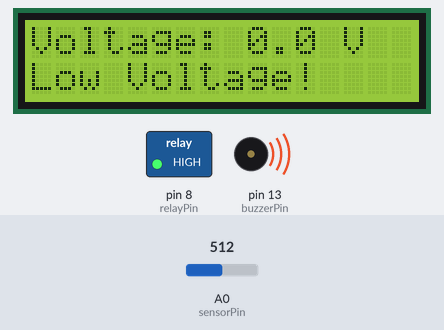
A sketch run on a simulated Arduino Uno, built with avr-gcc and run on an emulated ATmega328P. On the bench: 16×2 character LCD, switched loads named in the sketch (green lamp = pin HIGH), buzzer (waves = sounding, pin HIGH). The test bench sets the inputs (shaded band); at power-on: A0 (sensorPin) = 512. What the sketch prints to the serial monitor is not drawn.

Above: at 3.2 s.
3.3 s: A0 (sensorPin) set to 298
At 5.8 s:
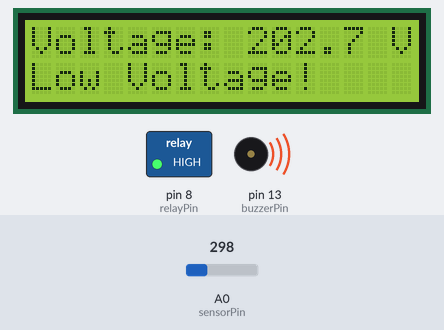
6.1 s: A0 (sensorPin) set to 283
At 8.2 s:
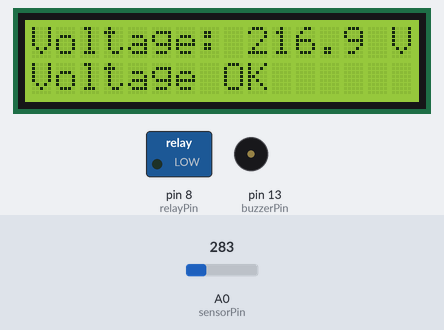
8.5 s: A0 (sensorPin) set to 220
At 10.4 s:
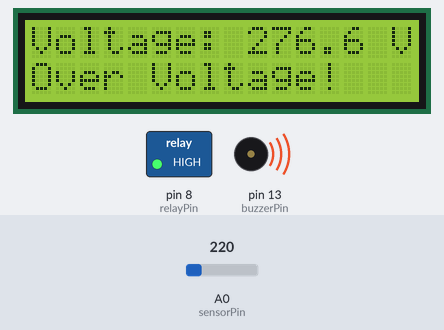
Timing chart, 0 to 11.9 s (numbered marks = the images above; inputs shaded):
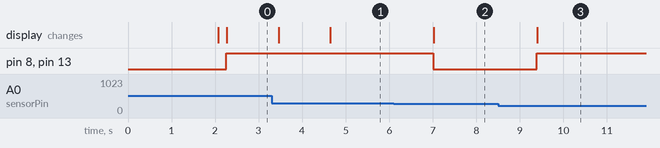

The sketch:

ZMPT101B_AVRStablizer_Code.ino
```cpp
#include <Wire.h>
#include <LiquidCrystal_I2C.h>
#include <math.h>

LiquidCrystal_I2C lcd(0x27, 16, 2);  // Use 0x3F if needed

const int sensorPin = A0;
const int relayPin = 8;
const int buzzerPin = 13;

float calibrationFactor = 194.0;  // ✅ Adjust for accurate reading

void setup() {
  Serial.begin(9600);
  pinMode(relayPin, OUTPUT);
  pinMode(buzzerPin, OUTPUT);
  digitalWrite(relayPin, LOW);
  digitalWrite(buzzerPin, LOW);

  lcd.init();
  lcd.backlight();
  lcd.setCursor(0, 0);
  lcd.print("ZMPT101B Sensor");
  delay(2000);
  lcd.clear();
}

void loop() {
  long sum = 0;
  int samples = 500;

  for (int i = 0; i < samples; i++) {
    int raw = analogRead(sensorPin);
    int centered = raw - 512;
    sum += (long)centered * centered;
    delayMicroseconds(200);
  }

  float mean = sum / (float)samples;
  float rms = sqrt(mean);
  float sensorVoltage = (rms * 5.0) / 1024.0;
  float acVoltage = sensorVoltage * calibrationFactor;

  // Display voltage
  lcd.setCursor(0, 0);
  lcd.print("Voltage: ");
  lcd.print(acVoltage, 1);
  lcd.print(" V   ");

  // Voltage status and actions
  if (acVoltage > 230.0) {
    digitalWrite(relayPin, HIGH);      // Relay OFF
    digitalWrite(buzzerPin, HIGH);    // Buzzer ON
    lcd.setCursor(0, 1);
    lcd.print("Over Voltage!   ");
  }
  else if (acVoltage < 210.0) {
    digitalWrite(relayPin, HIGH);      // Relay OFF
    digitalWrite(buzzerPin, HIGH);    // Buzzer ON
    lcd.setCursor(0, 1);
    lcd.print("Low Voltage!    ");
  }
  else {
    digitalWrite(relayPin,LOW);     // Relay ON
    digitalWrite(buzzerPin, LOW);     // Buzzer OFF
    lcd.setCursor(0, 1);
    lcd.print("Voltage OK      ");
  }

  // Serial monitor debug
  Serial.print("AC Voltage: ");
  Serial.println(acVoltage, 1);

  delay(1000);
}
```

Measured:
- the behaviour switches between 291 and 290 on A0 (sensorPin) (found by bisection; images 1 and 2)
- after the input at 3.3 s, the display: first changes after 0.16 s (image 1 shows a later state)
- after the input at 6.1 s, pin 8 (relayPin), pin 13 (buzzerPin): HIGH → LOW after 0.91 s; the display: changes after 0.93 s (image 2)
- after the input at 8.5 s, pin 8 (relayPin), pin 13 (buzzerPin): LOW → HIGH after 0.89 s; the display: changes after 0.91 s (image 3)
